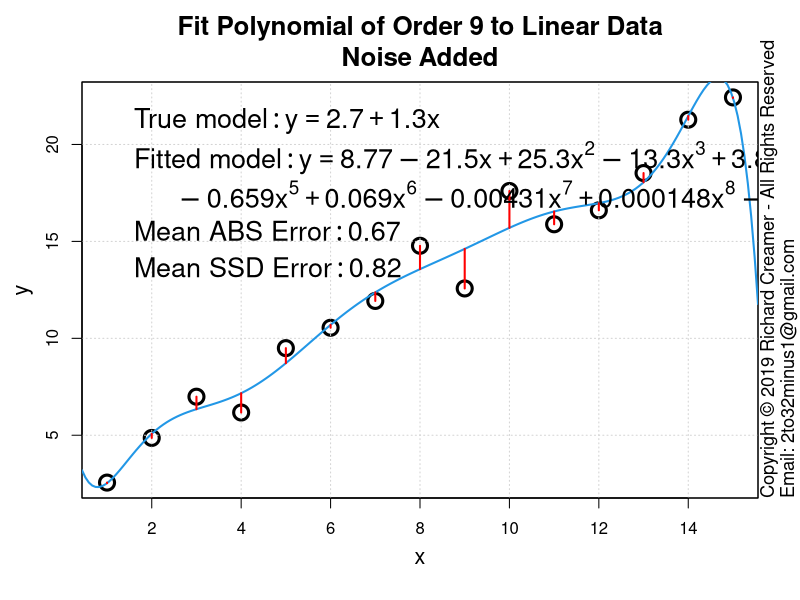

Here is the R script that generated this plot:
##############################################################
### Copyright (c) Richard Creamer 2019 - All Rights Reserved
### Inquiries: email 2to32minus1@gmail.com
##############################################################

### Globals
fontScale = 1.2    # Global font size variable
lf        = 1.2    # Enlarge font of plot labels
verbose   = FALSE  # Verbose printing
lw        = 2      # Line width
xMargin   = 1      # X-axis margin for plots
yMargin   = 1      # Y-axis margin for plots
de        = 0.01   # Small constant for estimating derivatives numerically
smlPts    = 1      # Small  data point/circle
medPts    = 1.5    # Medium data point/circle
lrgPts    = 2.0    # Large  data point/circle

### Run this function to generate this plot
runFunc = function() {
	dw = 1000
	dh = 750	
	path = "D:/Code/R/LeastSquaresPlay/PlotsAndAssocCode/Plot5/"
	savePngVerbose( paste(path, "Plot5.png", sep=""), 
					plotNthOrderPolyToLinearData, w=dw, h=dw, un="px", N=9, doPlot=TRUE )	
}

### Fit Nth order polynomial to linear data
plotNthOrderPolyToLinearData = function( nPts=15, N=1, modelM=1.3, modelB=2.7, noiseSigma=1.5, doPlot=FALSE ) {
	set.seed( 3 )
	
	if ( N < 1 || N > 11 ) { print( sprintf( "Error: N (%d) outside range 1:11", N) ); return() }
	if ( nPts < (N + 1) )  { print( sprintf( "Error: nPts (%d) must be > N (%d)", nPts, N ) ); return() }
	
	coeff = c( modelB, modelM )
	x = 1:nPts
	y = evalPoly( x, coeff ) + rnorm( length(x), sd=noiseSigma )
	
	# Build appropriate formula, example: "y ~ x + I(x^2) + I(x^3) + ..."
	polyFormula = makePolyFormula( polyOrder=N )
	
	lmFit = lm( as.formula(polyFormula) )
	e = compPolyFitError( x, y, lmFit$coefficients )
	if ( doPlot ) {
		plotTitle = sprintf( "Fit Polynomial of Order %d to Linear Data\nNoise Added", N );
		plot( x, y, cex.lab=lf, xlab="", ylab="", main=plotTitle, cex=lrgPts, lwd=lw+1, cex.main=1.3*fontScale )
		addAxisLabels()
		grid()
		box()
		leftX = gpl()$xLim[1]
		rightX = gpl()$xLim[2]
		predX = seq( leftX, rightX, length.out=200 )
		predY = evalPoly( predX, lmFit$coefficients )
		lines( predX, predY, col=4, lwd=lw )
		segments( x, y, x, predict(lmFit), col = "red", lwd=lw )  # Note: predict(lmFit) same as evalPoly(x, lmFit$coefficients)
		if ( N > 9 ) {
			addLegend( coeff, lmFit$coefficients, meanAbsErr=e$meanAbsError, meanSsdErr=e$meanSsdError, wrapLimit=4 )
		}
		else {
			addLegend( coeff, lmFit$coefficients, meanAbsErr=e$meanAbsError, meanSsdErr=e$meanSsdError )
		}
	}
	return( list(nPts=nPts, x=x, y=y, lmFit=lmFit, meanAbsErr=e$meanAbsError, meanSsdErr=e$meanSsdError) )
}

### Get Plot Limits : gpl()$xLim[1] --> left x-coord
gpl = function() {
	u = par( "usr" )
	return( list( xLim=u[1:2], yLim=u[3:4] ) )
}

### Return string suitable for plot titles with actual exponents (not '^')
### Examples: [ "1.23", "1.23-2.21x", "1.23-2.21x+4.98x^2" ]
prettyPoly = function( coeff, nSigFigs=3, wrapLimit=3 ) {
	rc = signif( coeff, nSigFigs )
	numTerms = length( coeff )
	terms = c()
	for ( termNum in 1:numTerms ) {
		if ( termNum == 1 ) {
			s = paste( rc[termNum], sep="" )
		} else {
			s = paste( abs(rc[termNum]), sep="" )
		}
		if ( termNum > 1 )
			s = paste( s, "*x", sep="" )
		if ( termNum > 2 )
			s = paste( s, "^", (termNum-1), sep="" )
		terms[ length(terms) + 1 ] = s
	}
	wrapLines = list()
	catStr = ""
	for ( termNum in 1:numTerms ) {
		if ( termNum > 1 && ( termNum - 1 ) %% wrapLimit == 0 ) {
			wrapLines[length(wrapLines) + 1] = catStr
			catStr = ""
		}
		if ( termNum == 1 ) {
			catStr = paste( catStr, terms[termNum], sep="" )
		} else {
			if ( rc[termNum] < 0 ) {
				catStr = paste( catStr, " - ", terms[termNum], sep="" )
			} else {
				catStr = paste( catStr, " + ", terms[termNum], sep="" )
			}
		}
	}
	if ( catStr != "" )
		wrapLines[length(wrapLines) + 1] = catStr
	return( wrapLines )
}

### Convience method to add x/y axis labels
addAxisLabels = function( xLabel="x", yLabel="y", cexVal=1.3 ) {
	mtext( text=xLabel, side=1, line=2.5, cex=cexVal )
	mtext( text=yLabel, side=2, line=2.5, cex=cexVal )
}

### Add a legend to a plot suitable for this deck's polynomials/purpose
addLegend = function( coeff, fitCoeff, meanAbsErr=NULL, meanSsdErr=NULL, fontSz=1.35*fontScale, pos="topleft", wrapLimit=5 ) {
	legList = list()
	
	# Generate and append legend text lines for 'true model'
	truePolyStrList = prettyPoly( coeff, nSigFigs=3, wrapLimit=wrapLimit )
	legList[1] = paste( "'True model': y ==", truePolyStrList[1], sep="" )
	if ( length( truePolyStrList ) > 1 ) {
		for ( i in 2:length( truePolyStrList ) ) {
			legList[length(legList)+1] = paste( "'     '", truePolyStrList[i], sep="" )
		}
	}
	
	# Generate and append legend text lines for 'fitted model'
	fitPolyStrList = prettyPoly( fitCoeff, nSigFigs=3, wrapLimit=wrapLimit )
	legList[length(legList) + 1] = paste( "'Fitted model': y ==", fitPolyStrList[1], sep="" )
	if ( length( fitPolyStrList ) > 1 ) {
		for ( i in 2:length( fitPolyStrList ) ) {
			legList[length(legList)+1] = paste( "'     '", fitPolyStrList[i], sep="" )
		}
	}
	
	if ( !is.null(meanAbsErr) ) {
		legError = paste( "'Mean ABS Error': ", sprintf( "%.2f", meanAbsErr ), sep="" )
		legList[ length( legList ) + 1 ] = legError
	}
	if ( !is.null(meanSsdErr) ) {
		legError = paste( "'Mean SSD Error': ", sprintf( "%.2f", meanSsdErr ), sep="" )
		legList[ length( legList ) + 1 ] = legError
	}
	
	legend( pos, bty="n",inset=c(0.005,0.01),
			legend=parse(text=legList), col=c("transparent","transparent"),
			cex=fontSz, pch=15, y.intersp=1.1 )
}

# Compute errors, ABS and SSD, return tuple
compPolyFitError = function( x, y, coeff ) {
	predY = evalPoly( x, coeff )
	meanAbsError = (1/length(x)) * sum( abs(predY - y) )
	meanSsdError = (1/length(x)) * sum( (predY - y)^2 )
	return( list( meanAbsError=meanAbsError, meanSsdError=meanSsdError ) )
}

# Build Nth order polynomial formula string
makePolyFormula = function( indepVar="x", depVar="y", polyOrder=1 ) {
	formulaStr = paste( depVar, " ~ ", indepVar, sep="" )
	if ( polyOrder > 1 ) {
		for ( i in 2:polyOrder )
			formulaStr = paste( formulaStr, " + I(", indepVar, "^", i, ")", sep="" )
	}
	return( formulaStr )
}

### Compute f(x) for a polynomial and a vector of x-coordinates
evalPoly = function( x, coeff ) {
	if ( length( coeff ) < 1 ) return( c(0) )  	
	termSum = 0
	for ( i in 1:length(coeff) ) {
		termSum = termSum + coeff[i] * x^(i-1)
	}
	return( termSum )
}

### Save to PNG file, specify width and height
savePngVerbose = function( path, plotFunc, w=512, h=512, un="px", doCopyright=TRUE, ... ) {
	png( filename = path, type="cairo", units=un, width=w, height=h, pointsize=12, res=96 )
	plotFunc( ... )
	if ( doCopyright )
		addCopyright()
	dev.off()
}

### Add copyright notice to plot via text()
addCopyright = function() {
	mtext( "Copyright \uA9 2019 Richard Creamer - All Rights Reserved", side=4, line=0, adj=0, cex=1.1 )
	mtext( "Email: 2to32minus1@gmail.com", side=4, line=1, adj=0, cex=1.1 )
}

runFunc()
